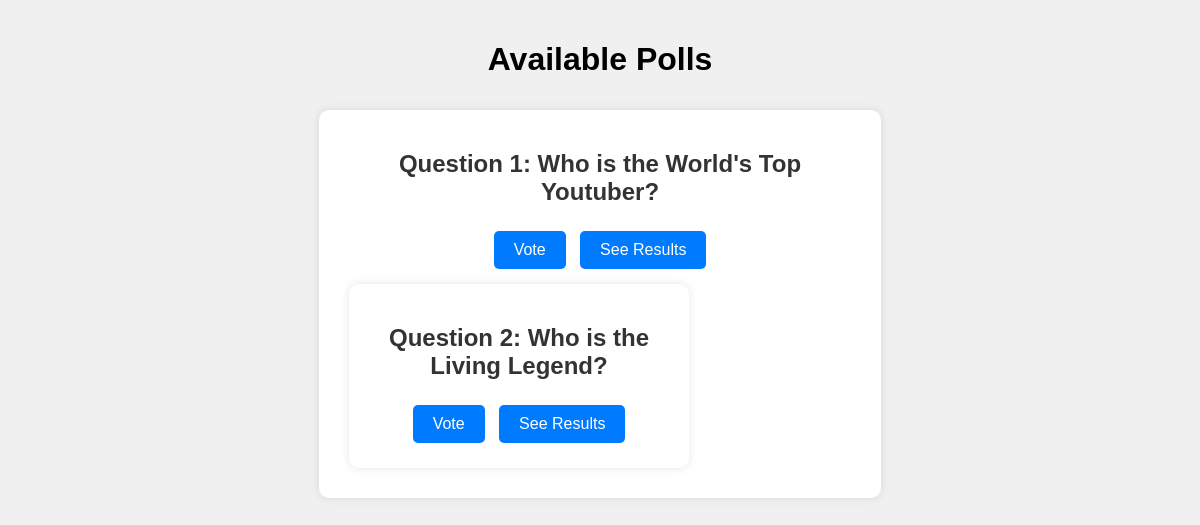
/available-polls/, run on the app's committed database.
### polls/models.py (models this page shows, shortened)
class Question(models.Model):
    question_text=models.TextField(max_length=500)
    publish_date=models.DateTimeField('date published')

### polls/views.py (the view)
# urls.py: path('available-polls/', available_polls_page , name='available_polls_page'),
def available_polls_page(request):
    queryset= Question.objects.all()
    return render(request, "available_polls_page.html", {'questions': queryset})

### polls/templates/available_polls_page.html (shortened to what this page needs)
<!DOCTYPE html>
<html lang="en">
<head>
</head>
<body>
    <h1 style="text-align: center;">Available Polls</h4>
        <div class="poll-container">
            {% for question in questions%}
            <div class="poll">
                <h2>Question {{forloop.counter}}: {{question.question_text}}</h2>
                <div class="button-group">
                    <a href={% url 'voting_page' question.id %} class="button">Vote</a>
                    <a href={% url 'result_page' question.id %} class="button">See Results</a>
                </div>
                {% endfor %}
            </div>
        </div>
</body>
</html>

### polls/templates/available_polls_page.html (style rules this page uses)
body { font-family: Arial, sans-serif; margin: 0; background-color: #f0f0f0; padding: 20px; }
.poll-container { display: flex; justify-content: space-around; flex-wrap: wrap; }
.poll { background: #fff; padding: 20px; margin: 10px; border-radius: 10px; box-shadow: 0 0 10px rgba(0, 0, 0, 0.1); flex: 1; min-width: 300px; max-width: 45%; text-align: center; }
h2 { color: #333; }
.button-group { margin-top: 20px; }
.button { display: inline-block; padding: 10px 20px; font-size: 16px; color: #fff; background-color: #007bff; border: none; border-radius: 5px; text-decoration: none; cursor: pointer; transition: background-color 0.3s; margin: 5px; }

### data on the page
Question: question_text "Who is the World's Top Youtuber?"
Question: question_text "Who is the Living Legend?"
